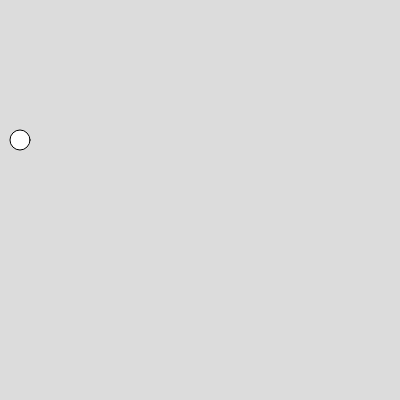
Frame 1 (no input)
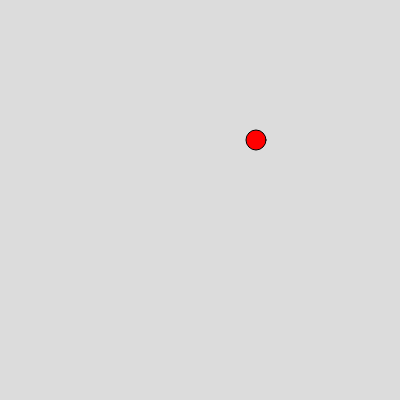
Frame 60 (no input)
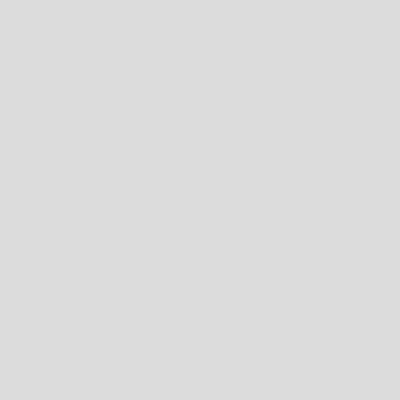
Frame 120 (the mouse pressed at the canvas centre since frame 60)

The p5.js sketch that drew these frames (run headless with seeded random() and noise() and a simulated clock; from frame 60 on, the mouse is pressed at the canvas centre):

// p5.js sketch
// ── sketch.js
var ball={
  x:20,
  y:140,
  radius:20,
  xspeed:0,
  yspeed:0,
  colour:"red"

}
function setup() {
  createCanvas(400, 400);
}

function draw() {
  background(220);
  circle(ball.x,ball.y,ball.radius)
  fill (ball.colour)
  ball.xspeed=4
  ball.x=ball.x+ball.xspeed
}
